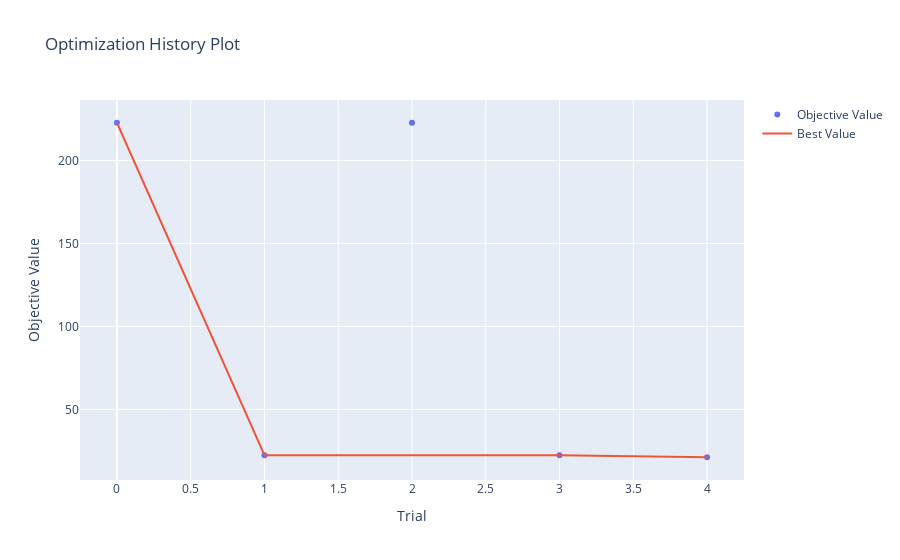

The notebook cell this image was saved under:
### Code cell
optuna.visualization.plot_optimization_history(study)

### Figure 1 — Plotly figure (JSON) as saved in the notebook; plotly's stock layout.template omitted (floating-point values rounded to 4 significant figures)
{"data": [{"mode": "markers", "name": "Objective Value", "type": "scatter", "x": [0, 1, 2, 3, 4], "y": [222.8, 22.37, 222.8, 22.37, 21.11]}, {"mode": "lines", "name": "Best Value", "type": "scatter", "x": [0, 1, 2, 3, 4], "y": [222.8, 22.37, 22.37, 22.37, 21.11]}, {"marker": {"color": "#cccccc"}, "mode": "markers", "name": "Infeasible Trial", "showlegend": false, "type": "scatter", "x": [], "y": []}], "layout": {"title": {"text": "Optimization History Plot"}, "xaxis": {"title": {"text": "Trial"}}, "yaxis": {"title": {"text": "Objective Value"}}}}
